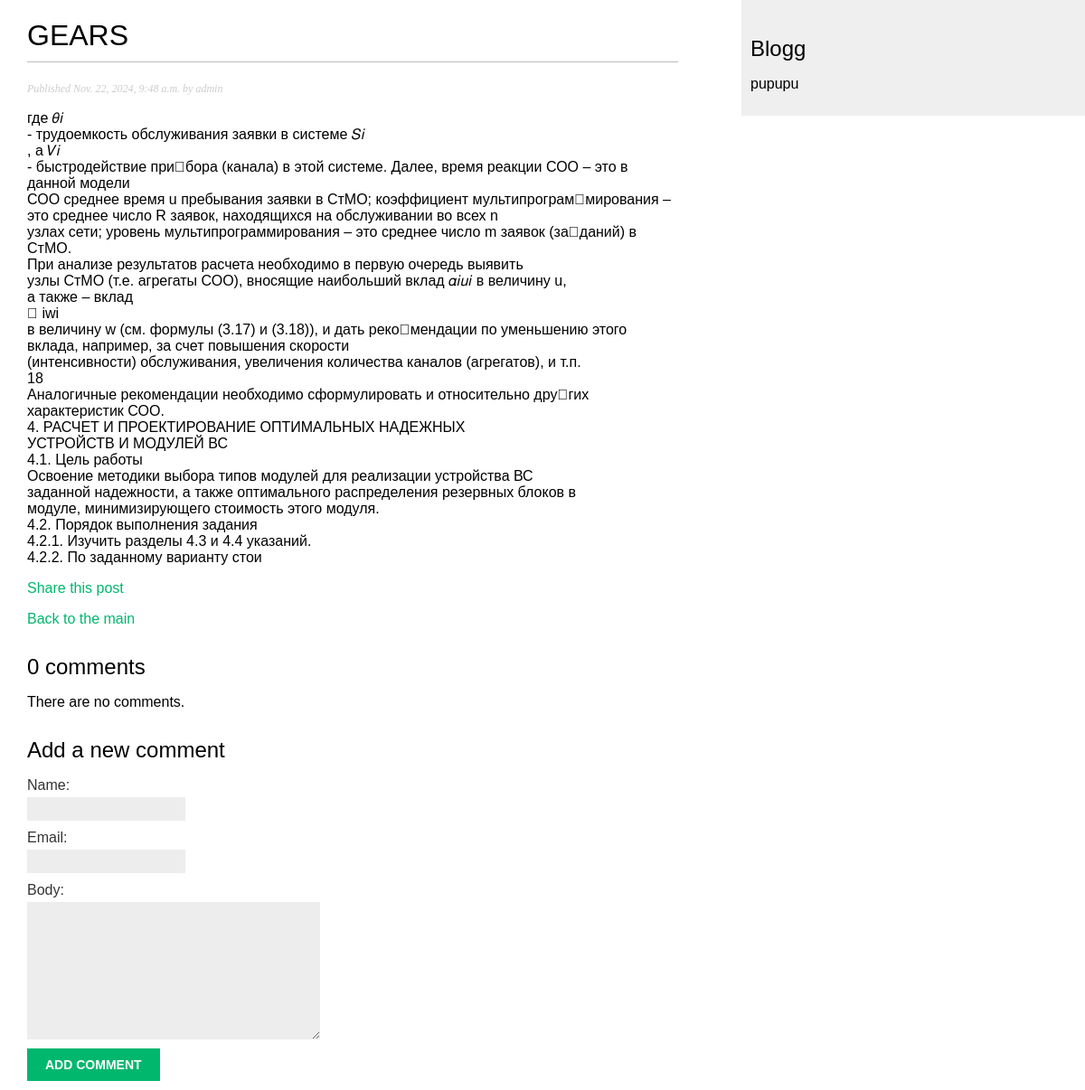
The app's page /my_app/2024/11/22/gears/ with its own data.
### my_app/models.py (models this page shows, shortened)
class Post(models.Model):
    class Status(models.TextChoices):
        DRAFT = 'DF', 'Draft'
        PUBLISHED = 'PB', 'Published'
    title = models.CharField(max_length=250)
    slug = models.SlugField(max_length=250,
                            unique_for_date='publish')
    author = models.ForeignKey(User,
                               on_delete=models.CASCADE,
                               related_name='blog_posts')
    body = models.TextField()
    publish = models.DateTimeField(default=timezone.now)
    created = models.DateTimeField(auto_now_add=True)
    updated = models.DateTimeField(auto_now=True)
    status = models.CharField(max_length=2,
                              choices=Status.choices,
                              default=Status.DRAFT)
    objects = models.Manager() # менеджер, применяемый по умолчанию
    published = PublishedManager() # конкретно-прикладной менеджер
    class Meta:
        ordering = ['-publish']
        indexes = [
            models.Index(fields=['-publish'])
        ]

### my_app/views.py (the view)
def post_detail(request, year, month, day, post):
    post = get_object_or_404(Post,
                             status=Post.Status.PUBLISHED,
                             slug=post,
                             publish__year=year,
                             publish__month=month,
                             publish__day=day)
    comments = post.comments.filter(active=True)
    form = CommentForm()
    return render(request,
                  'blog/post/detail.html',
                  {'post': post,
                   'comments': comments,
                   'form': form})

### my_app/forms.py
class CommentForm(forms.ModelForm):
    class Meta:
        model = Comment
        fields = ['name', 'email', 'body']

### my_app/templates/blog/post/detail.html (shortened to what this page needs)
{% extends "blog/base.html" %}
{% block content %}
    <h1>{{ post.title }}</h1>
    <p class="date">
        Published {{ post.publish }} by {{ post.author }}
    </p>
    {{ post.body|linebreaks}}
    <p>
        <a href="{% url "blog:post_share" post.id %}">
            Share this post
        </a>
    </p>
    <p><a href="{% url 'blog:post_list' %}">Back to the main</a></p>
    {% with comments.count as total_comments %}
    <h2>
            {{ total_comments }} comment{{ total_comments|pluralize }}
        </h2>
    {% endwith %}
    {% for comment in comments %}
        <div class="comment">
            <p class="info">
                Comment {{ forloop.counter }} by {{ comment.name }}
                {{ comment.created }}
            </p>
            {{ comment.body|linebreaks }}
        </div>
    {% empty %}
        <p>There are no comments.</p>
    {% endfor %}
    {% include "blog/post/includes/comment_form.html" %}
{% endblock %}

### my_app/static/css/blog.css (style rules this page uses)
body { margin:0; padding:0; font-family:helvetica, sans-serif; }
a { color:#00b76e; text-decoration:none; }
h1 { font-weight:normal; border-bottom:1px solid #bbb; padding:0 0 10px 0; }
h2 { font-weight:normal; margin:30px 0 0; }
p.date { color:#ccc; font-family: georgia, serif; font-size: 12px; font-style: italic; }
label { float:left; clear:both; color:#333; margin-bottom:4px; }
input, textarea { clear:both; float:left; margin:0 0 10px; background:#ededed; border:0; padding:6px 10px; font-size:12px; }

### records on screen
Post: title "GEARS", publish "Nov. 22, 2024, 9:48 a.m.", author "admin", body "где 𝜃𝑖 - трудоемкость обслуживания заявки в системе 𝑆𝑖 , а 𝑉𝑖 - быстродействие при\u0002бора (канала) в этой системе. Далее, время реакции СОО – это в данной модели СОО среднее время u пребывания заявки в СтМО; коэффициент мультипрограм\u0002мирования – это среднее число R заявок, находящихся на обслуживании во всех n узлах сети; уровень мультипрограммирования – это среднее число m заявок (за\u0002даний) в СтМО. При анализе результатов расчета необходимо в первую очередь выявить узлы СтМО (т.е. агрегаты СОО), вносящие наибольший вклад 𝛼𝑖𝑢𝑖 в величину u, а также – вклад  iwi в величину w (см. формулы (3.17) и (3.18)), и дать реко\u0002мендации по уменьшению этого вклада, например, за счет повышения скорости…"

### other values on screen
{{ total_comments }} "0"
